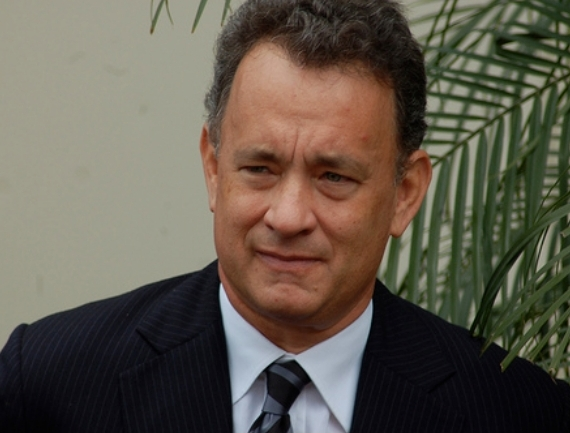
#> input picture img/TomHanksApr09.jpg, 570 x 433 px, found by its file name
$ jupyter execute main.ipynb
#> lines starting #> are read from the running program, lines starting #| are printed output that depends on the picture
[cell 1]
import numpy as np
import cv2
import os
import matplotlib.pyplot as plt
from matplotlib import colors

## Func

[cell 2]
def _AffineMatrix(src, dst):
    src_ = np.vstack([src.T, np.array([1,1,1])])
    dst_ = np.vstack([dst.T, np.array([1,1,1])])
    M_ = np.dot(np.dot(dst_, src_.T), np.linalg.inv(np.dot(src_, src_.T)))
    return M_

def _Warp(img, M_, WH):
    W, H = WH[0], WH[1]
    src_y, src_x = np.indices(img.shape[:2])
    src_pts = np.stack((src_x.ravel(), src_y.ravel(), np.ones(src_y.size))).astype(int)
    dst_pts = np.round(np.dot(M_, src_pts)).astype(int)

    dst_img = np.zeros([W, H, 3])
    for c in range(3):
        for i in range(dst_pts.shape[-1]):
            dst_x, dst_y = dst_pts[0, i], dst_pts[1, i]
            src_u, src_v = src_pts[0, i], src_pts[1, i]
            if 0<=dst_x<H and 0<=dst_y<W:
                dst_img[dst_y, dst_x, c] = img[src_v, src_u, c]
    dst_img = dst_img.astype(int)
    return dst_img

## img

[cell 3]
img_P = "./img/TomHanksApr09.jpg"
# img_P = "./img/tom-cruise-vanessa-kirby-mission-impossible-fallout-1564649325.bmp"
img_org = cv2.imread(img_P)    # bgr
#> img_org is the input picture: shape (433, 570, 3); mean B, G, R 77.3, 89.8, 97.2
img = cv2.cvtColor(img_org, cv2.COLOR_BGR2RGB)

fig = plt.figure()
plt.imshow(img)

## src

[cell 4]
img_c = np.copy(img)
src = np.array([[276, 173], [317, 179], [285, 226]], np.float32)  # eye_L, eye_R, nose
cv2.polylines(img_c, [src.astype(int)], True, (255, 0, 0), 2)
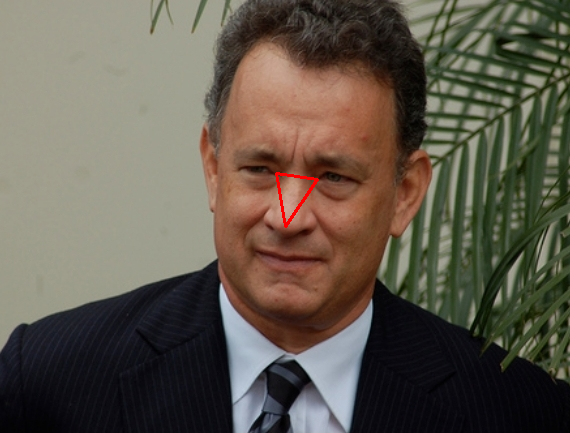
#> img_c: shape (433, 570, 3); mean R, G, B 97.4, 89.6, 77.1

fig = plt.figure()
plt.imshow(img_c)

## dst

[cell 5]
dst = np.array([[65, 90], [95, 90], [80, 120]],  np.float32)
M = _AffineMatrix(src, dst)
res = _Warp(img, M, (160, 190))
#> after the loop in _Warp, `for c in range(3):`:
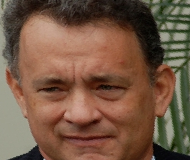
#> dst_img: shape (160, 190, 3) float64; mean R, G, B 117.3, 87.9, 68.4

fig = plt.figure()
plt.imshow(res)

## Inv

[cell 6]
M_inv = _AffineMatrix(dst, src)
W_org, H_org, _ = img.shape
#> W_org = 433; H_org = 570
MM = M_inv[:-1,:]
inv = cv2.warpAffine(res.astype(np.uint8), MM, (H_org, W_org))
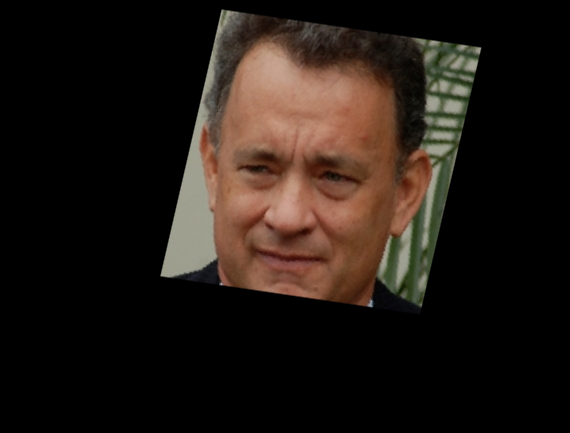
#> inv: shape (433, 570, 3); mean R, G, B 34, 25.5, 19.8

fig = plt.figure()
plt.imshow(inv)

$ run again, with img/2018043072138985.jpg copied over img/TomHanksApr09.jpg
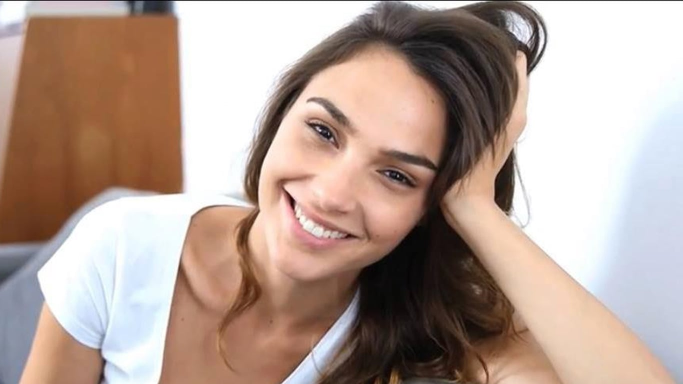
#> input picture img/2018043072138985.jpg, 1366 x 768 px, found by its file name (shown at 1/2 size)
#> img_org is the input picture: shape (768, 1366, 3); mean B, G, R 149.9, 159.9, 180.7
#> img_c: shape (768, 1366, 3); mean R, G, B 180.7, 159.9, 149.9
#> after the loop in _Warp, `for c in range(3):`:
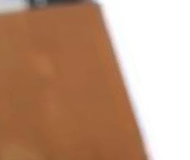
#> dst_img: shape (160, 190, 3) float64; mean R, G, B 191.2, 154.4, 130.5
#> `inv = cv2.warpAffine(res.astype(np.uint8), MM, (H_org, W_org))`:
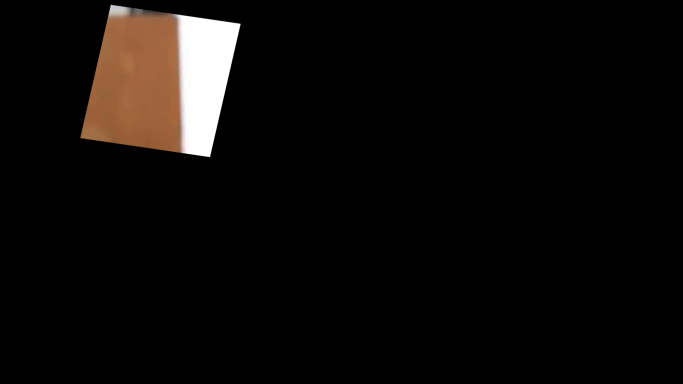
#> inv: shape (768, 1366, 3) (shown at 1/2 size); mean R, G, B 13, 10.5, 8.9
